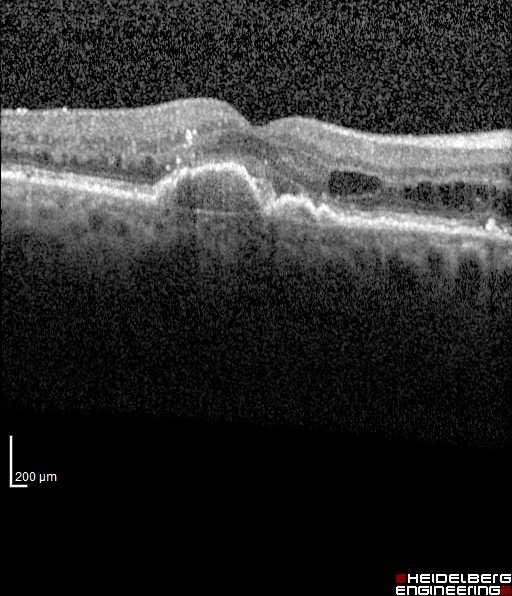
#> input picture BoundaryExtraction/Sample_Image/1126_R ONLY_WET_FOVEA_1.jpg, 512 x 596 px
$ python -i UpperBoundary.py   (imports and definitions only)   (Python 2 division)   (older library calls are emulated)
#> lines starting #> are read from the running program, lines starting #| are printed output that depends on the picture
#> in ToGrayImage, image is the input picture: shape (596, 512, 3); mean B, G, R 45.2, 45.2, 45.2
### MyDenoise.py
import numpy as np
import cv2
def MyDenoise(img,window_size):
#> called with window_size = 5
	img = np.array(img)
	row = img.shape[0]
#> row = 596
	col = img.shape[1]
#> col = 512
	# print((row,col))
	new_img = np.zeros(img.shape,dtype=np.uint8)
	half = (window_size-1)/2
	for i in range(half):
		for j in range(col):
			new_img[i][j] = 0

	for i in range(half,row-half):
		for j in range(half):
			new_img[i][j] = 0
		for j in range(col-half,col):
			new_img[i][j] = 0
#> new_img: shape (596, 512); every value is 0

	for i in range(row-half,row):
		for j in range(col):
			new_img[i][j] = 0

	for i in range(half,row-half):
		for j in range(half,col-half):
			sub_max = np.matrix(img[i-half:i+half+1,j-half:j+half+1])
			# print(sub_max)
			tmp_var = np.sqrt(sub_max.var())
			if tmp_var>30:
				new_img[i][j] = 0
			else:
				new_img[i][j] = img[i][j]
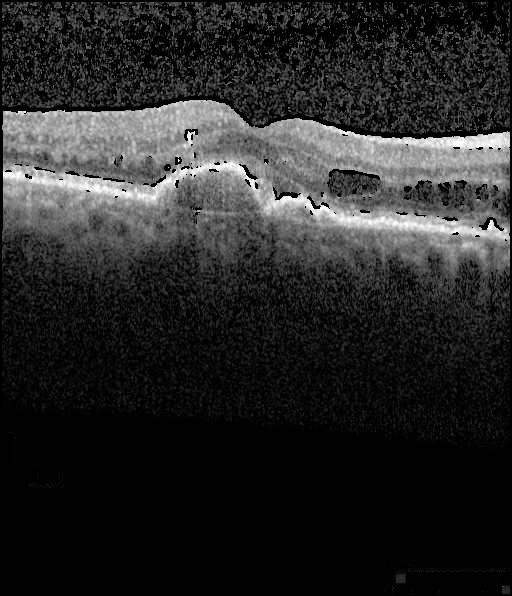
#> new_img: shape (596, 512); min 0, max 255, mean 39.7
			# [4 lines of commented-out code are left out]
	return new_img

### UpperBoundary.py
import cv2
import numpy as np
from matplotlib import pyplot as plt
import sys
import os
from MyDenoise import MyDenoise
import re
import random

# GrayScale Image Convertor
# https://extr3metech.wordpress.com
def ToGrayImage(path):
	image = cv2.imread(path)
	gray_image = cv2.cvtColor(image, cv2.COLOR_BGR2GRAY)
	# cv2.imwrite('gray_image.jpg',gray_image)
	# cv2.imshow('color_image',image)
	# cv2.imshow('gray_image',gray_image)
	# cv2.waitKey(0)                 # Waits forever for user to press any key
	# cv2.destroyAllWindows()        # Closes displayed windows
	return gray_image

def MyDenoiseSobely(path):
	img_gray = ToGrayImage(path)
	img_mydenoise = MyDenoise(img_gray,5)
	img_denoise = cv2.fastNlMeansDenoising(img_mydenoise,None,3,7,21)
	_,img_thre = cv2.threshold(img_denoise,100,255,cv2.THRESH_TOZERO)
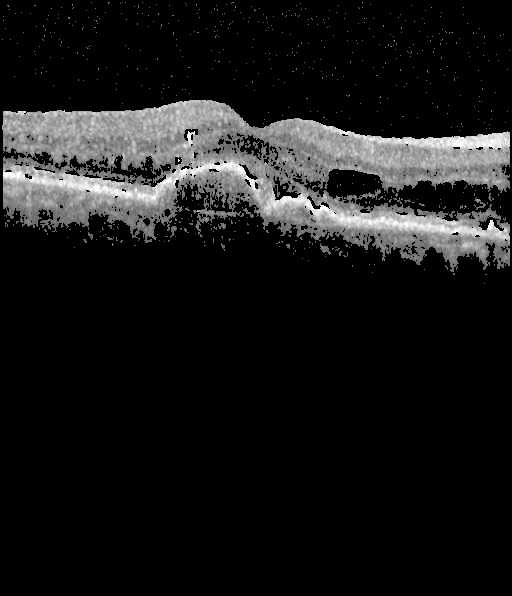
#> img_thre: shape (596, 512); min 0, max 255, mean 24.7
	sobely = cv2.Sobel(img_thre,cv2.CV_64F,0,1,ksize=3)
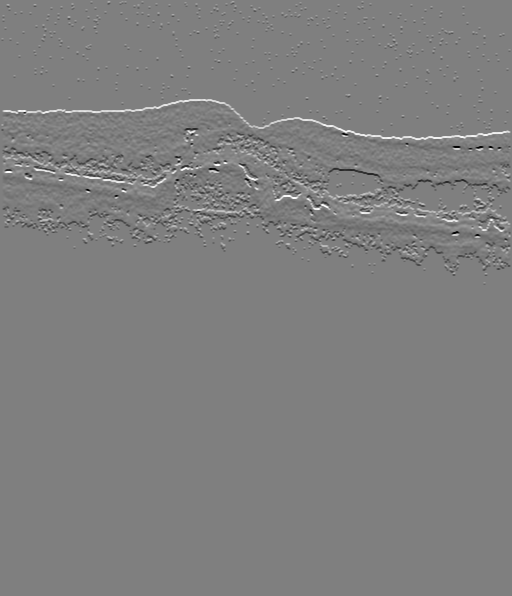
#> sobely: shape (596, 512) float64; min -1018, max 1020, mean 0; drawn with min black and max white
	return sobely


# [182 lines left out: function UpperBoundaryUpdate, not called in this run]

>>> result = MyDenoiseSobely('BoundaryExtraction/Sample_Image/1126_R ONLY_WET_FOVEA_1.jpg')
